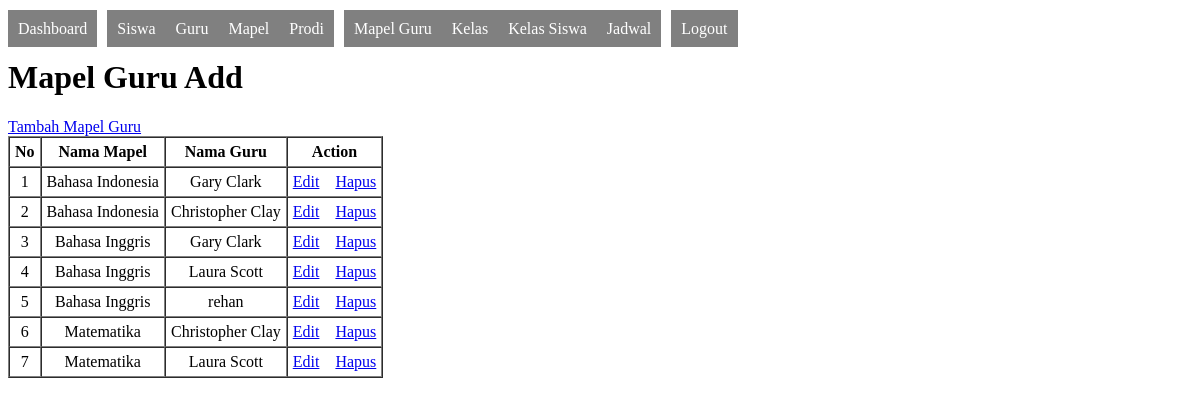
The page /admin/mapel_guru.php on the database its author committed.
### tables this page shows
CREATE TABLE `mapel_guru` (
  `id_mg` int(11) NOT NULL AUTO_INCREMENT,
  `kode_mapel` varchar(5) NOT NULL,
  `nip` varchar(16) NOT NULL,
  `sts_mg` int(1) NOT NULL,
  PRIMARY KEY (`id_mg`),
  KEY `kode_mapel` (`kode_mapel`),
  KEY `nip` (`nip`),
  CONSTRAINT `mapel_guru_ibfk_1` FOREIGN KEY (`kode_mapel`) REFERENCES `mapel` (`kode_mapel`),
  CONSTRAINT `mapel_guru_ibfk_2` FOREIGN KEY (`nip`) REFERENCES `guru` (`nip`)
);

CREATE TABLE `mapel` (
  `kode_mapel` varchar(5) NOT NULL,
  `nama_mapel` varchar(30) NOT NULL,
  `sts_mapel` int(1) NOT NULL,
  PRIMARY KEY (`kode_mapel`)
);

CREATE TABLE `guru` (
  `nip` varchar(16) NOT NULL,
  `nama_guru` varchar(50) NOT NULL,
  `alamat_guru` text NOT NULL,
  `sts_guru` int(1) NOT NULL,
  PRIMARY KEY (`nip`)
);

### config/lib.php (called while the page is built, shortened)
<?php
class database
{
    private $dbhost = "localhost";
    private $dbuser = "root";
    private $dbpass = "";
    private $dbname = "smkindog_reborn";
    private $dbport = "3306";
    function __construct()
    {
        $this->do = new mysqli($this->dbhost, $this->dbuser, $this->dbpass, $this->dbname, $this->dbport);
    }
}
$db = new database();
function executeSQL($sql)
{
    global $db;
    $q = $db->do->query($sql);
    if (!$q) {
        echo sprintf("<br/><hr/><b>Something Error: </b> %s", $db->do->error);
        echo "<br/> <a href='$_SERVER[REQUEST_URI]'>Reload</a>";
        die("<br/>CEK SQL, FIELD, DATA NYA !!");
    } else {
        return $q;
    }
}
?>

### admin/mapel_guru.php (the view, shortened to what this page needs)
<?php
include("../config/lib.php");
$sql = "SELECT * FROM mapel_guru NATURAL JOIN mapel NATURAL JOIN guru WHERE sts_mg = 1 AND sts_mapel = 1 AND sts_guru = 1";
$q = executeSQL($sql);
?>
<!DOCTYPE html>
<html lang="en">
<head>
</head>
<body>
    <?php include("dist_nav.php") ?>
    <h1>Mapel Guru Add</h1>
    <a href="mapel_guru_add.php">Tambah Mapel Guru</a>
    <br />
    <table border="1" cellpadding="5" cellspacing="0">
        <thead>
            <th>No</th>
            <th>Nama Mapel</th>
            <th>Nama Guru</th>
            <th>Action</th>
        </thead>
        <tbody>
            <?php
            foreach ($q as $k => $v) {
                $no = $k + 1;
                $id_mg = $v["id_mg"];
                $nama_mapel = $v["nama_mapel"];
                $nama_guru = $v["nama_guru"];
                ?>
            <tr style="text-align:center">
                <td><?php echo $no ?></td>
                <td><?php echo $nama_mapel ?></td>
                <td><?php echo $nama_guru ?></td>
                <td>
                    <a href="mapel_guru_edit.php?id=<?php echo $id_mg ?>">Edit</a>
                    <a href="?aksi=hapus&id=<?php echo $id_mg ?>">Hapus</a>
                </td>
            </tr>
            <?php
        } ?>
        </tbody>
    </table>
</body>
</html>

### rows shown on the page
mapel_guru: no "1", kode_mapel.nama_mapel "Bahasa Indonesia", nip.nama_guru "Gary Clark"
mapel_guru: no "2", kode_mapel.nama_mapel "Bahasa Indonesia", nip.nama_guru "Christopher Clay"
mapel_guru: no "3", kode_mapel.nama_mapel "Bahasa Inggris", nip.nama_guru "Gary Clark"
mapel_guru: no "4", kode_mapel.nama_mapel "Bahasa Inggris", nip.nama_guru "Laura Scott"
mapel_guru: no "5", kode_mapel.nama_mapel "Bahasa Inggris", nip.nama_guru "rehan"
mapel_guru: no "6", kode_mapel.nama_mapel "Matematika", nip.nama_guru "Christopher Clay"
mapel_guru: no "7", kode_mapel.nama_mapel "Matematika", nip.nama_guru "Laura Scott"
